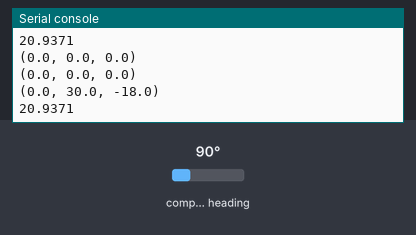
Bench run of a program on a simulated Raspberry Pi Pico running MicroPython. Shown: the last lines printed to the serial console. The test bench sets the inputs (shaded band); at power-on: compass heading 90°. Library files of the repository ran but are not shown: mpu9250.py.

Above: at 1.2 s.
1.3 s: compass heading set to 7°
At 2.6 s:
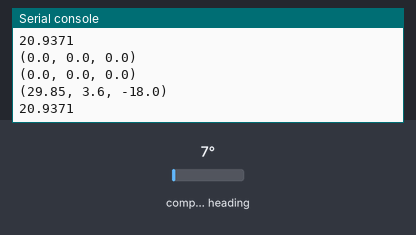
2.8 s: compass heading set to 180°
At 3.6 s:
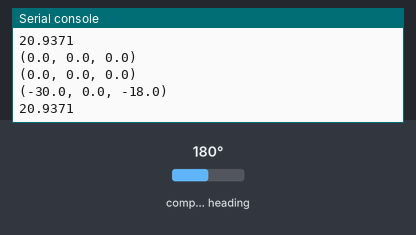
Timing chart, 0 to 5.8 s (numbered marks = the images above; inputs shaded):
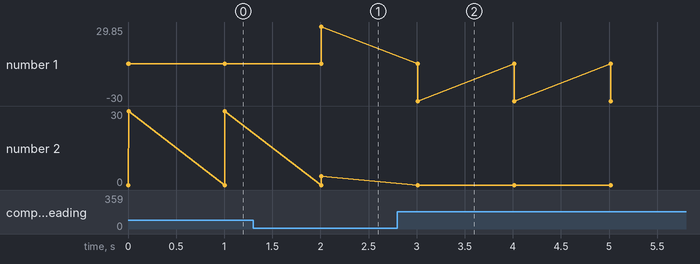

The program:

unit-test-orientation-sensor.py
```python
import utime
from machine import I2C, Pin
from mpu9250 import MPU9250

i2c = I2C(1, scl=Pin(3), sda=Pin(2))
sensor = MPU9250(i2c)

print("MPU9250 id: " + hex(sensor.whoami))

while True:
    print(sensor.acceleration)
    print(sensor.gyro)
    print(sensor.magnetic)
    print(sensor.temperature)

    utime.sleep_ms(1000)
```

ak8963.py
```python
# (licence header left out)
# https://github.com/tuupola/micropython-mpu9250
# https://www.akm.com/akm/en/file/datasheet/AK8963C.pdf

"""
MicroPython I2C driver for AK8963 magnetometer
"""

__version__ = "0.3.0"

# pylint: disable=import-error
import ustruct
import utime
from machine import I2C, Pin
from micropython import const
# pylint: enable=import-error

_WIA = const(0x00)
_HXL = const(0x03)
_HXH = const(0x04)
_HYL = const(0x05)
_HYH = const(0x06)
_HZL = const(0x07)
_HZH = const(0x08)
_ST2 = const(0x09)
_CNTL1 = const(0x0a)
_ASAX = const(0x10)
_ASAY = const(0x11)
_ASAZ = const(0x12)

_MODE_POWER_DOWN = 0b00000000
MODE_SINGLE_MEASURE = 0b00000001
MODE_CONTINOUS_MEASURE_1 = 0b00000010 # 8Hz
MODE_CONTINOUS_MEASURE_2 = 0b00000110 # 100Hz
MODE_EXTERNAL_TRIGGER_MEASURE = 0b00000100
_MODE_SELF_TEST = 0b00001000
_MODE_FUSE_ROM_ACCESS = 0b00001111

OUTPUT_14_BIT = 0b00000000
OUTPUT_16_BIT = 0b00010000

_SO_14BIT = 0.6 # μT per digit when 14bit mode
_SO_16BIT = 0.15 # μT per digit when 16bit mode

class AK8963:
    """Class which provides interface to AK8963 magnetometer."""
    def __init__(
        self, i2c, address=0x0c,
        mode=MODE_CONTINOUS_MEASURE_1, output=OUTPUT_16_BIT,
        offset=(0, 0, 0), scale=(1, 1, 1)
    ):
        self.i2c = i2c
        self.address = address
        self._offset = offset
        self._scale = scale

        if 0x48 != self.whoami:
            raise RuntimeError("AK8963 not found in I2C bus.")

        # Sensitivity adjustement values
        self._register_char(_CNTL1, _MODE_FUSE_ROM_ACCESS)
        asax = self._register_char(_ASAX)
        asay = self._register_char(_ASAY)
        asaz = self._register_char(_ASAZ)
        self._register_char(_CNTL1, _MODE_POWER_DOWN)

        # Should wait atleast 100us before next mode
        self._adjustement = (
            (0.5 * (asax - 128)) / 128 + 1,
            (0.5 * (asay - 128)) / 128 + 1,
            (0.5 * (asaz - 128)) / 128 + 1
        )

        # Power on
        self._register_char(_CNTL1, (mode | output))

        if output is OUTPUT_16_BIT:
            self._so = _SO_16BIT
        else:
            self._so = _SO_14BIT

    @property
    def magnetic(self):
        """
        X, Y, Z axis micro-Tesla (uT) as floats.
        """
        xyz = list(self._register_three_shorts(_HXL))
        self._register_char(_ST2) # Enable updating readings again

        # Apply factory axial sensitivy adjustements
        xyz[0] *= self._adjustement[0]
        xyz[1] *= self._adjustement[1]
        xyz[2] *= self._adjustement[2]

        # Apply output scale determined in constructor
        so = self._so
        xyz[0] *= so
        xyz[1] *= so
        xyz[2] *= so

        # Apply hard iron ie. offset bias from calibration
        xyz[0] -= self._offset[0]
        xyz[1] -= self._offset[1]
        xyz[2] -= self._offset[2]

        # Apply soft iron ie. scale bias from calibration
        xyz[0] *= self._scale[0]
        xyz[1] *= self._scale[1]
        xyz[2] *= self._scale[2]

        return tuple(xyz)

    @property
    def adjustement(self):
        return self._adjustement

    @property
    def whoami(self):
        """ Value of the whoami register. """
        return self._register_char(_WIA)

    def calibrate(self, count=256, delay=200):
        self._offset = (0, 0, 0)
        self._scale = (1, 1, 1)

        reading = self.magnetic
        minx = maxx = reading[0]
        miny = maxy = reading[1]
        minz = maxz = reading[2]

        while count:
            utime.sleep_ms(delay)
            reading = self.magnetic
            minx = min(minx, reading[0])
            maxx = max(maxx, reading[0])
            miny = min(miny, reading[1])
            maxy = max(maxy, reading[1])
            minz = min(minz, reading[2])
            maxz = max(maxz, reading[2])
            count -= 1

        # Hard iron correction
        offset_x = (maxx + minx) / 2
        offset_y = (maxy + miny) / 2
        offset_z = (maxz + minz) / 2

        self._offset = (offset_x, offset_y, offset_z)

        # Soft iron correction
        avg_delta_x = (maxx - minx) / 2
        avg_delta_y = (maxy - miny) / 2
        avg_delta_z = (maxz - minz) / 2

        avg_delta = (avg_delta_x + avg_delta_y + avg_delta_z) / 3

        scale_x = avg_delta / avg_delta_x
        scale_y = avg_delta / avg_delta_y
        scale_z = avg_delta / avg_delta_z

        self._scale = (scale_x, scale_y, scale_z)

        return self._offset, self._scale

    def _register_short(self, register, value=None, buf=bytearray(2)):
        if value is None:
            self.i2c.readfrom_mem_into(self.address, register, buf)
            return ustruct.unpack("<h", buf)[0]

        ustruct.pack_into("<h", buf, 0, value)
        return self.i2c.writeto_mem(self.address, register, buf)

    def _register_three_shorts(self, register, buf=bytearray(6)):
        self.i2c.readfrom_mem_into(self.address, register, buf)
        return ustruct.unpack("<hhh", buf)

    def _register_char(self, register, value=None, buf=bytearray(1)):
        if value is None:
            self.i2c.readfrom_mem_into(self.address, register, buf)
            return buf[0]

        ustruct.pack_into("<b", buf, 0, value)
        return self.i2c.writeto_mem(self.address, register, buf)

    def __enter__(self):
        return self

    def __exit__(self, exception_type, exception_value, traceback):
        pass
```

Measured:
- after the input at 1.3 s, the serial console: prints a new line after 0.71 s (image 1)
- after the input at 2.8 s, the serial console: prints a new line after 0.21 s (image 2)
- plotted number 1: 0 → 29.85 after the input at 1.3 s, 29.85 → -30 after the input at 2.8 s
- plotted number 2: 30 → 3.6 after the input at 1.3 s
